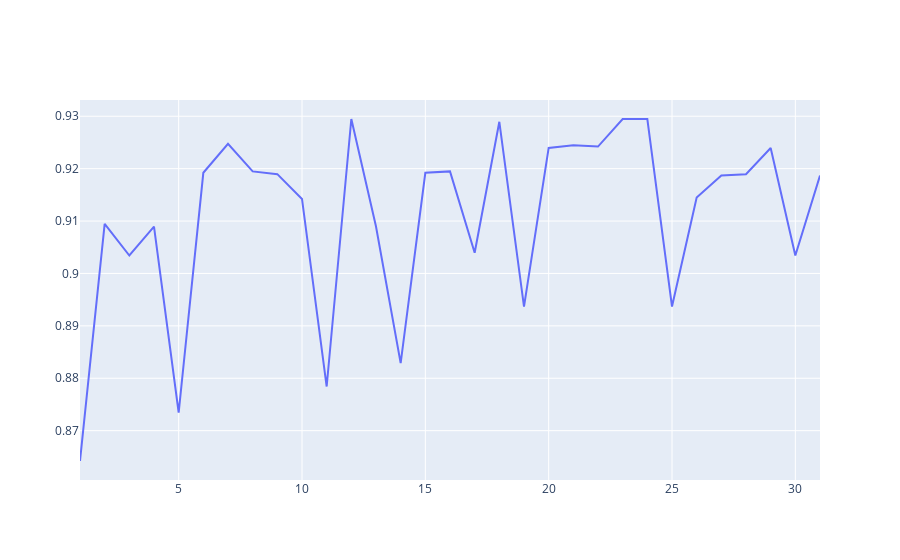

The code cell stored with this chart in its notebook:
### Code cell
fig = go.Figure(data=go.Scatter(x=neighbors, y=scores))
fig.show()

### Figure 1 — Plotly figure (JSON) as saved in the notebook; plotly's stock layout.template omitted (floating-point values rounded to 4 significant figures)
{"data": [{"type": "scatter", "x": [1, 2, 3, 4, 5, 6, 7, 8, 9, 10, 11, 12, 13, 14, 15, 16, 17, 18, 19, 20, 21, 22, 23, 24, 25, 26, 27, 28, 29, 30, 31], "y": [0.8642, 0.9095, 0.9034, 0.9089, 0.8734, 0.9192, 0.9247, 0.9195, 0.9189, 0.9142, 0.8784, 0.9295, 0.9089, 0.8829, 0.9192, 0.9195, 0.9039, 0.9289, 0.8937, 0.9239, 0.9245, 0.9242, 0.9295, 0.9295, 0.8937, 0.9145, 0.9187, 0.9189, 0.9239, 0.9034, 0.9187]}], "layout": {}}
